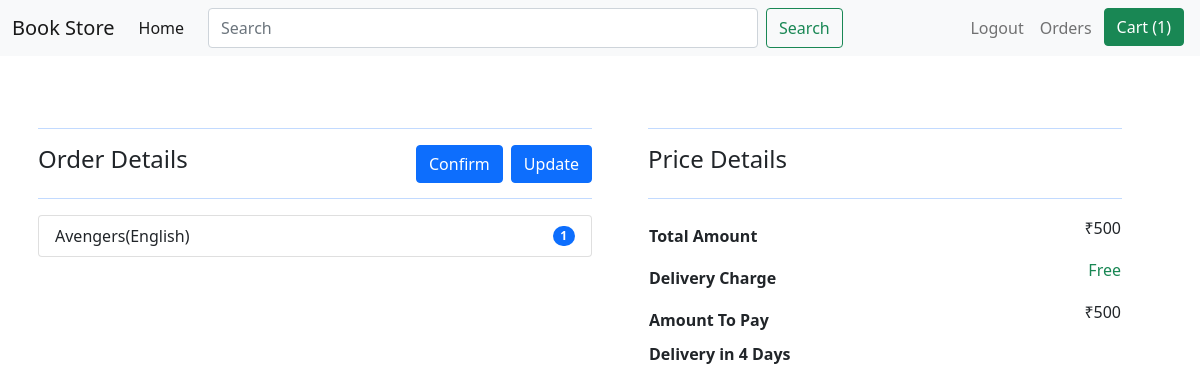
/checkout.php (signed in), run on the app's committed database.
### tables this page shows
CREATE TABLE `books` (
  `id` int(11) NOT NULL,
  `isbn` bigint(10) NOT NULL,
  `title` varchar(255) NOT NULL,
  `language` varchar(255) NOT NULL DEFAULT 'English',
  `author` varchar(255) NOT NULL,
  `price` int(11) NOT NULL,
  `quantity` int(11) NOT NULL DEFAULT 20,
  `genre` varchar(255) NOT NULL,
  `publisher` varchar(255) NOT NULL,
  `published_year` year(4) NOT NULL,
  `image` varchar(255) NOT NULL
);

### checkout.php (the view, shortened to what this page needs)
<?php
try{
	require ('connection.php');
	$customer_id=$_SESSION['customer_id'];
	$q=$db->prepare("SELECT * FROM cart WHERE customer_id=?;");
	$q->execute([$customer_id]);
	$all_carts=$q->fetchAll();
	$quantity=array();
	$all_books=array();
	foreach($all_carts as $cart){
		$q=$db->prepare("SELECT * FROM books WHERE id=?;");
		$q->execute([$cart['book_id']]);
		$quantity[$cart['book_id']]=$cart['quantity'];
		$all_books[]=$q->fetch(PDO::FETCH_ASSOC);
	}
	if(isset($_POST['placeorder'])){
		$firstname=$_POST['firstname'];
		$lastname=$_POST['lastname'];
		$phoneno=$_POST['phoneno'];
		$pincode=$_POST['pincode'];
		$address=$_POST['address'];
		if(isset($_POST['save'])){
			$q=$db->prepare("UPDATE customer
				SET first_name=?,last_name=?,phone_no=?,pincode=?,address=?
				WHERE id=?;");
			$q->execute([$firstname,$lastname,$phoneno,$pincode,$address,$customer_id]);
		}
		foreach($all_books as $book){
			$q=$db->prepare("UPDATE books SET quantity=? WHERE id=?;");
			$q->execute([$book['quantity']-$quantity[$book['id']],$book['id']]);
			$q=$db->prepare("INSERT INTO orders
							VALUES(NULL,?,?,?,?,?,NULL,0);");
			$q->execute([$book['id'],$customer_id,$book['price'],$quantity[$book['id']],date('Y-m-d')]);
		}
		$q=$db->prepare("DELETE FROM cart WHERE customer_id=?;");
		$q->execute([$customer_id]);
		if(!isset($_SESSION['success_order']))
			$_SESSION['success_order']="Your order is placed successfully...Check Here";
		header("Location:orders.php");
	}
	else{
		$total_price=0;
	}
}
catch(PDOException $e){
	echo $e->getMessage();
	die();
}
?>
<!DOCTYPE html>
<html>
<head>
	<link href="https://cdn.jsdelivr.net/npm/bootstrap@5.0.0-beta2/dist/css/bootstrap.min.css" rel="stylesheet">
</head>
<body>
<?php require ('navbar.php'); ?>
<div class="container">
	<div class="row">
		<div class="col-md-6 p-2 my-5">
			<hr class="text-primary">
			<h4 class="d-inline-block">Order Details</h4>
			<a class="btn btn-primary float-end" href="cart.php">Update</a>
			<button class="btn btn-primary float-end mx-2" data-bs-toggle="modal" data-bs-target="#checkoutform">Confirm</button>
			<hr class="text-primary">
			<ul class="list-group">
			<?php foreach($all_books as $book){
					$total_price+=$book['price']*$quantity[$book['id']]; ?>
  				<li class="list-group-item d-flex justify-content-between align-items-center">
    				<?php echo $book['title']."(".$book['language'].")"; ?>
    				<span class="badge bg-primary rounded-pill">
    					<?php echo $quantity[$book['id']]; ?>
    				</span>
  				</li>
  			<?php } ?>
			</ul>
		</div>
		<div class="col-md-6 p-5 my-2">
			<hr class="text-primary">
			<h4 class="mb-4">Price Details</h4>
			<hr class="text-primary">
			<table class="w-100">
				<tr>
					<th class="float-start my-2">Total Amount</th>
					<td class="float-end">
						&#x20B9;<?php echo $total_price ?>
					</td>
				</tr>
				<tr>
					<th class="float-start my-2">Delivery Charge</th>
					<td class="float-end text-success">Free</td>
				</tr>
				<tr>
					<th class="float-start my-2">Amount To Pay</th>
					<td class="float-end">
						&#x20B9;<?php echo $total_price ?>
					</td>
				</tr>
				<tr>
					<th colspan="2" class="my-2">Delivery in 4 Days</th>
				</tr>
			</table>
		</div>
	</div>
</div>
</body>
</html>

### data on the page
books: title "Avengers", language "English", id "1"

### other printed values
$total_books "1"
$total_price "500"
